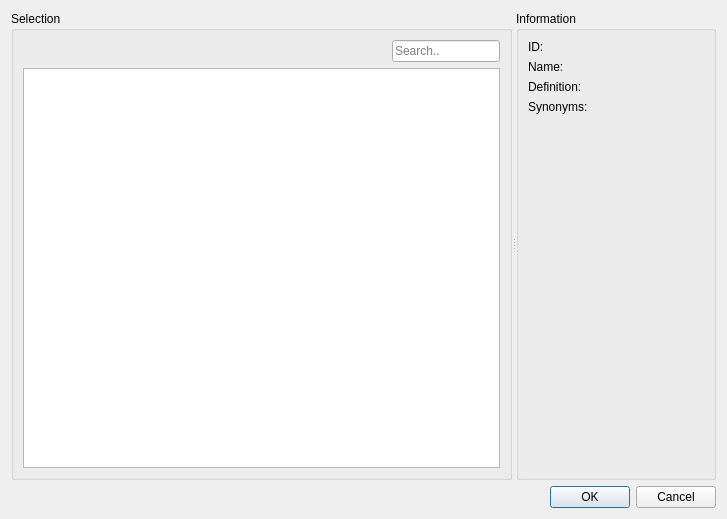
<?xml version="1.0" encoding="UTF-8"?>
<ui version="4.0">
 <class>EcoSelectionDialog</class>
 <widget class="QDialog" name="EcoSelectionDialog">
  <property name="geometry">
   <rect>
    <x>0</x>
    <y>0</y>
    <width>727</width>
    <height>519</height>
   </rect>
  </property>
  <property name="windowTitle">
   <string>Select Evidence Code</string>
  </property>
  <layout class="QVBoxLayout" name="verticalLayout_2">
   <item>
    <widget class="QSplitter" name="splitter">
     <property name="orientation">
      <enum>Qt::Horizontal</enum>
     </property>
     <widget class="QGroupBox" name="groupBox_2">
      <property name="title">
       <string>Selection</string>
      </property>
      <layout class="QVBoxLayout" name="verticalLayout">
       <item>
        <layout class="QHBoxLayout" name="horizontalLayout">
         <item>
          <spacer name="horizontalSpacer">
           <property name="orientation">
            <enum>Qt::Horizontal</enum>
           </property>
           <property name="sizeHint" stdset="0">
            <size>
             <width>40</width>
             <height>20</height>
            </size>
           </property>
          </spacer>
         </item>
         <item>
          <widget class="QLabel" name="label_5">
           <property name="minimumSize">
            <size>
             <width>15</width>
             <height>15</height>
            </size>
           </property>
           <property name="maximumSize">
            <size>
             <width>15</width>
             <height>15</height>
            </size>
           </property>
           <property name="text">
            <string/>
           </property>
           <property name="pixmap">
            <pixmap resource="../../icons/icons.qrc">:/search_icon</pixmap>
           </property>
           <property name="scaledContents">
            <bool>true</bool>
           </property>
          </widget>
         </item>
         <item>
          <widget class="QLineEdit" name="searchInput">
           <property name="sizePolicy">
            <sizepolicy hsizetype="Minimum" vsizetype="Fixed">
             <horstretch>0</horstretch>
             <verstretch>0</verstretch>
            </sizepolicy>
           </property>
           <property name="placeholderText">
            <string>Search..</string>
           </property>
           <property name="clearButtonEnabled">
            <bool>true</bool>
           </property>
          </widget>
         </item>
        </layout>
       </item>
       <item>
        <widget class="QTreeView" name="treeView">
         <property name="editTriggers">
          <set>QAbstractItemView::NoEditTriggers</set>
         </property>
         <attribute name="headerVisible">
          <bool>false</bool>
         </attribute>
        </widget>
       </item>
      </layout>
     </widget>
     <widget class="QGroupBox" name="groupBox">
      <property name="sizePolicy">
       <sizepolicy hsizetype="Fixed" vsizetype="Expanding">
        <horstretch>0</horstretch>
        <verstretch>0</verstretch>
       </sizepolicy>
      </property>
      <property name="minimumSize">
       <size>
        <width>200</width>
        <height>0</height>
       </size>
      </property>
      <property name="title">
       <string>Information</string>
      </property>
      <layout class="QGridLayout" name="gridLayout">
       <item row="0" column="0">
        <widget class="QLabel" name="label">
         <property name="text">
          <string>ID:</string>
         </property>
         <property name="alignment">
          <set>Qt::AlignLeading|Qt::AlignLeft|Qt::AlignTop</set>
         </property>
        </widget>
       </item>
       <item row="0" column="1">
        <widget class="QLabel" name="label_id">
         <property name="text">
          <string/>
         </property>
        </widget>
       </item>
       <item row="1" column="0">
        <widget class="QLabel" name="label_2">
         <property name="text">
          <string>Name:</string>
         </property>
         <property name="alignment">
          <set>Qt::AlignLeading|Qt::AlignLeft|Qt::AlignTop</set>
         </property>
        </widget>
       </item>
       <item row="1" column="1">
        <widget class="QLabel" name="label_name">
         <property name="text">
          <string/>
         </property>
         <property name="wordWrap">
          <bool>true</bool>
         </property>
        </widget>
       </item>
       <item row="2" column="0">
        <widget class="QLabel" name="label_3">
         <property name="text">
          <string>Definition:</string>
         </property>
         <property name="alignment">
          <set>Qt::AlignLeading|Qt::AlignLeft|Qt::AlignTop</set>
         </property>
        </widget>
       </item>
       <item row="2" column="1">
        <widget class="QLabel" name="label_definition">
         <property name="text">
          <string/>
         </property>
         <property name="wordWrap">
          <bool>true</bool>
         </property>
        </widget>
       </item>
       <item row="3" column="0">
        <widget class="QLabel" name="label_4">
         <property name="text">
          <string>Synonyms:</string>
         </property>
         <property name="alignment">
          <set>Qt::AlignLeading|Qt::AlignLeft|Qt::AlignTop</set>
         </property>
        </widget>
       </item>
       <item row="4" column="1">
        <spacer name="verticalSpacer">
         <property name="orientation">
          <enum>Qt::Vertical</enum>
         </property>
         <property name="sizeHint" stdset="0">
          <size>
           <width>20</width>
           <height>40</height>
          </size>
         </property>
        </spacer>
       </item>
       <item row="3" column="1">
        <widget class="QLabel" name="label_synonyms">
         <property name="text">
          <string/>
         </property>
         <property name="wordWrap">
          <bool>true</bool>
         </property>
        </widget>
       </item>
      </layout>
     </widget>
    </widget>
   </item>
   <item>
    <widget class="QDialogButtonBox" name="buttonBox">
     <property name="orientation">
      <enum>Qt::Horizontal</enum>
     </property>
     <property name="standardButtons">
      <set>QDialogButtonBox::Cancel|QDialogButtonBox::Ok</set>
     </property>
    </widget>
   </item>
  </layout>
 </widget>
 <resources>
  <include location="../../icons/icons.qrc"/>
 </resources>
 <connections>
  <connection>
   <sender>buttonBox</sender>
   <signal>accepted()</signal>
   <receiver>EcoSelectionDialog</receiver>
   <slot>accept()</slot>
   <hints>
    <hint type="sourcelabel">
     <x>248</x>
     <y>254</y>
    </hint>
    <hint type="destinationlabel">
     <x>157</x>
     <y>274</y>
    </hint>
   </hints>
  </connection>
  <connection>
   <sender>buttonBox</sender>
   <signal>rejected()</signal>
   <receiver>EcoSelectionDialog</receiver>
   <slot>reject()</slot>
   <hints>
    <hint type="sourcelabel">
     <x>316</x>
     <y>260</y>
    </hint>
    <hint type="destinationlabel">
     <x>286</x>
     <y>274</y>
    </hint>
   </hints>
  </connection>
 </connections>
</ui>
